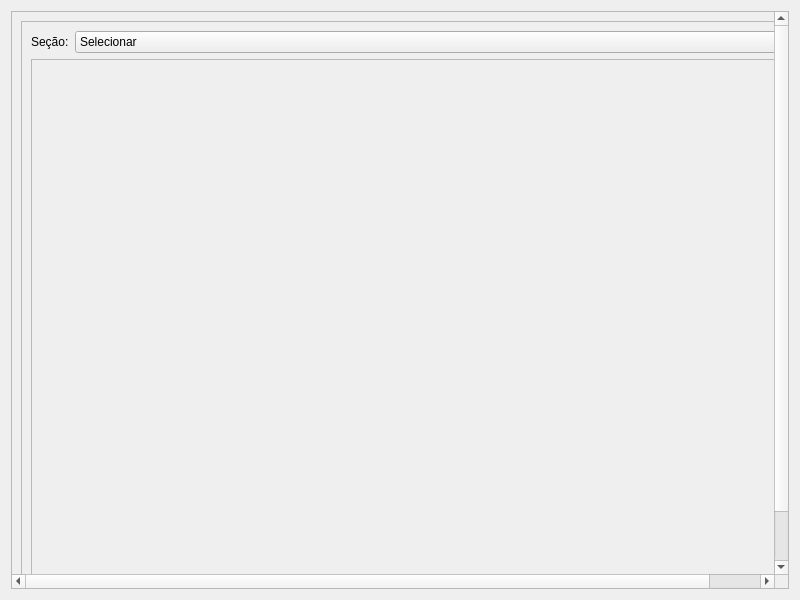
<?xml version="1.0" encoding="UTF-8"?>
<ui version="4.0">
 <class>relatorio_de_produtos</class>
 <widget class="QWidget" name="relatorio_de_produtos">
  <property name="geometry">
   <rect>
    <x>0</x>
    <y>0</y>
    <width>800</width>
    <height>600</height>
   </rect>
  </property>
  <property name="minimumSize">
   <size>
    <width>800</width>
    <height>600</height>
   </size>
  </property>
  <property name="windowTitle">
   <string>Form</string>
  </property>
  <layout class="QVBoxLayout" name="verticalLayout_2">
   <item>
    <widget class="QScrollArea" name="scrollArea">
     <property name="widgetResizable">
      <bool>true</bool>
     </property>
     <widget class="QWidget" name="scrollAreaWidgetContents">
      <property name="geometry">
       <rect>
        <x>0</x>
        <y>0</y>
        <width>818</width>
        <height>618</height>
       </rect>
      </property>
      <layout class="QHBoxLayout" name="horizontalLayout_2">
       <item>
        <widget class="QScrollArea" name="scrollArea_2">
         <property name="minimumSize">
          <size>
           <width>800</width>
           <height>600</height>
          </size>
         </property>
         <property name="widgetResizable">
          <bool>true</bool>
         </property>
         <widget class="QWidget" name="scrollAreaWidgetContents_2">
          <property name="geometry">
           <rect>
            <x>0</x>
            <y>0</y>
            <width>798</width>
            <height>598</height>
           </rect>
          </property>
          <layout class="QVBoxLayout" name="verticalLayout">
           <item>
            <layout class="QFormLayout" name="formLayout">
             <item row="0" column="0">
              <widget class="QLabel" name="label">
               <property name="text">
                <string>Seção:</string>
               </property>
              </widget>
             </item>
             <item row="0" column="1">
              <widget class="QComboBox" name="comboBox">
               <item>
                <property name="text">
                 <string>Selecionar</string>
                </property>
               </item>
               <item>
                <property name="text">
                 <string>Açougue e Frios</string>
                </property>
               </item>
               <item>
                <property name="text">
                 <string>Bebidas</string>
                </property>
               </item>
               <item>
                <property name="text">
                 <string>Limpeza</string>
                </property>
               </item>
               <item>
                <property name="text">
                 <string>Mercearia</string>
                </property>
               </item>
               <item>
                <property name="text">
                 <string>Padaria</string>
                </property>
               </item>
              </widget>
             </item>
            </layout>
           </item>
           <item>
            <widget class="QTableWidget" name="tableWidget_Produtos">
             <property name="enabled">
              <bool>false</bool>
             </property>
             <property name="editTriggers">
              <set>QAbstractItemView::NoEditTriggers</set>
             </property>
             <property name="alternatingRowColors">
              <bool>true</bool>
             </property>
             <property name="sortingEnabled">
              <bool>false</bool>
             </property>
            </widget>
           </item>
           <item>
            <layout class="QHBoxLayout" name="horizontalLayout">
             <item>
              <widget class="QPushButton" name="BTN_EXCLUIR">
               <property name="text">
                <string>Excluir</string>
               </property>
              </widget>
             </item>
             <item>
              <widget class="QPushButton" name="BTN_EDITAR">
               <property name="text">
                <string>Editar</string>
               </property>
              </widget>
             </item>
             <item>
              <spacer name="horizontalSpacer">
               <property name="orientation">
                <enum>Qt::Horizontal</enum>
               </property>
               <property name="sizeHint" stdset="0">
                <size>
                 <width>378</width>
                 <height>20</height>
                </size>
               </property>
              </spacer>
             </item>
            </layout>
           </item>
          </layout>
         </widget>
        </widget>
       </item>
      </layout>
     </widget>
    </widget>
   </item>
  </layout>
 </widget>
 <resources/>
 <connections/>
</ui>
